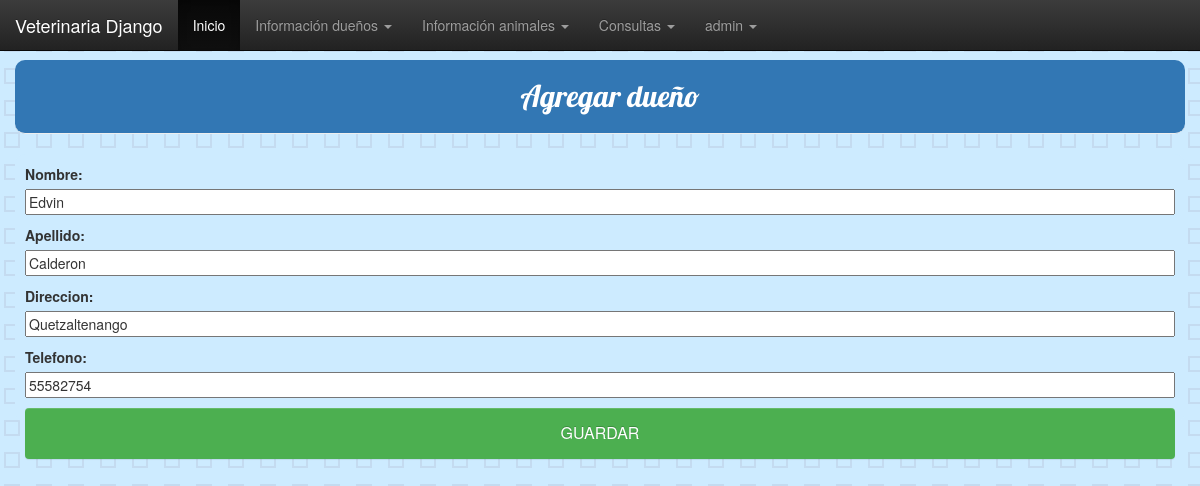
Page /persona/persona/1/edit/ (signed in) on the committed database.
### persona/models.py (models this page shows, shortened)
class Persona(models.Model):
    nombre = models.CharField(max_length=50)
    apellido = models.CharField(max_length=50)
    telefono = models.CharField(max_length=50)
    direccion = models.CharField(max_length=50)
    estado = models.BooleanField(default=True)

### persona/views.py (the view)
# urls.py: path('persona/<int:pk>/edit/', views.persona_edit, name='persona_edit'),
@login_required
def persona_edit(request, pk):
    persona = get_object_or_404(Persona, pk=pk)
    if request.method == "POST":
        form = PersonaForm(request.POST, instance=persona)
        if form.is_valid():
            persona = form.save(commit = False)
            persona.save()
            return redirect('lista_personas')
    else:
        form = PersonaForm(instance=persona)
        return render(request, 'persona/persona_new.html',{'form':form})

### persona/forms.py
class PersonaForm(forms.ModelForm):
    class Meta:
        model = Persona
        fields = ('nombre','apellido','apellido','direccion','telefono',)

### persona/templates/persona/persona_new.html
{% extends 'persona/base.html' %}
{% block content %}
    <h2 class="page-header">Agregar dueño</h2>
    <div class="formulario">
        <form method="POST" class="post-form">{% csrf_token %}
            {{ form.as_p }}
            <button type="submit" class="save btn btn-info block">GUARDAR</button>
        </form>
    </div>
{% endblock %}

### persona/templates/persona/base.html (shortened to what this page needs)
{% load static %}
<head>
  <link rel="stylesheet" href="//maxcdn.bootstrapcdn.com/bootstrap/3.2.0/css/bootstrap.min.css">
  <link rel="stylesheet" href="//maxcdn.bootstrapcdn.com/bootstrap/3.2.0/css/bootstrap-theme.min.css">
  <link rel="stylesheet" href="https://maxcdn.bootstrapcdn.com/bootstrap/3.4.0/css/bootstrap.min.css">
  <link rel="stylesheet" href="{% static 'css/general.css' %}">
</head>
<html>
    <head>
    </head>
    <body>
            <nav class="navbar navbar-inverse navbar-fixed-top">
              <div class="container-fluid">
                <div class="navbar-header">
                  <a class="navbar-brand" href="#">Veterinaria Django</a>
                </div>
                {% if user.is_authenticated %}
                <ul class="nav navbar-nav">
                  <li class="active"><a href="#">Inicio</a></li>
                  <li class="dropdown">
                    <a class="dropdown-toggle" data-toggle="dropdown">Información dueños
                    <span class="caret"></span></a>
                  </li>
                  <li class="dropdown">
                    <a class="dropdown-toggle" data-toggle="dropdown" href="#">Información animales
                    <span class="caret"></span></a>
                  </li>
                  <li class="dropdown">
                      <a class="dropdown-toggle" data-toggle="dropdown" href="#">Consultas
                      <span class="caret"></span></a>
                    </li>
                  <li class="dropdown">
                    <a class="dropdown-toggle" data-toggle="dropdown" href="#">{{ user.username }}
                        <span class="caret"></span></a>
                      </li>
                </ul>
                {% else %}
                <a href="{% url 'login' %}" class="top-menu"><span class="glyphicon glyphicon-lock"></span></a>
                {% endif %}
              </div>
            </nav>
        <br><br><br>
        <div class="container">
          <div class="row justify-content-center">
            <div>
              {%  block content %}
              {%  endblock %}
            </div>
          </div>
        </div>
    </body>
</html>

### persona/static/css/general.css (style rules this page uses)
body { background-color: #cdebff; }
.page-header { background-color: #3277B4; margin-top: 0; text-align: center; color: white; border-radius: 10px; padding: 20px 20px 20px 40px; }
.block { display: block; width: 100%; border: none; background-color: #4CAF50; padding: 14px 28px; font-size: 16px; cursor: pointer; text-align: center; }
h1, h2, h3, h4 { font-family: 'Lobster', cursive; }
.save { float: right; }
.post-form textarea, .post-form input { width: 100%; }
.formulario { padding: 10px; border: 10px; background-color: #cdebff; border-radius: 10px; }

### rows in the picture
Persona: nombre "Edvin", apellido "Calderon", direccion "Quetzaltenango", telefono "55582754"

### other values in the picture
{{ user.username }} "admin"
